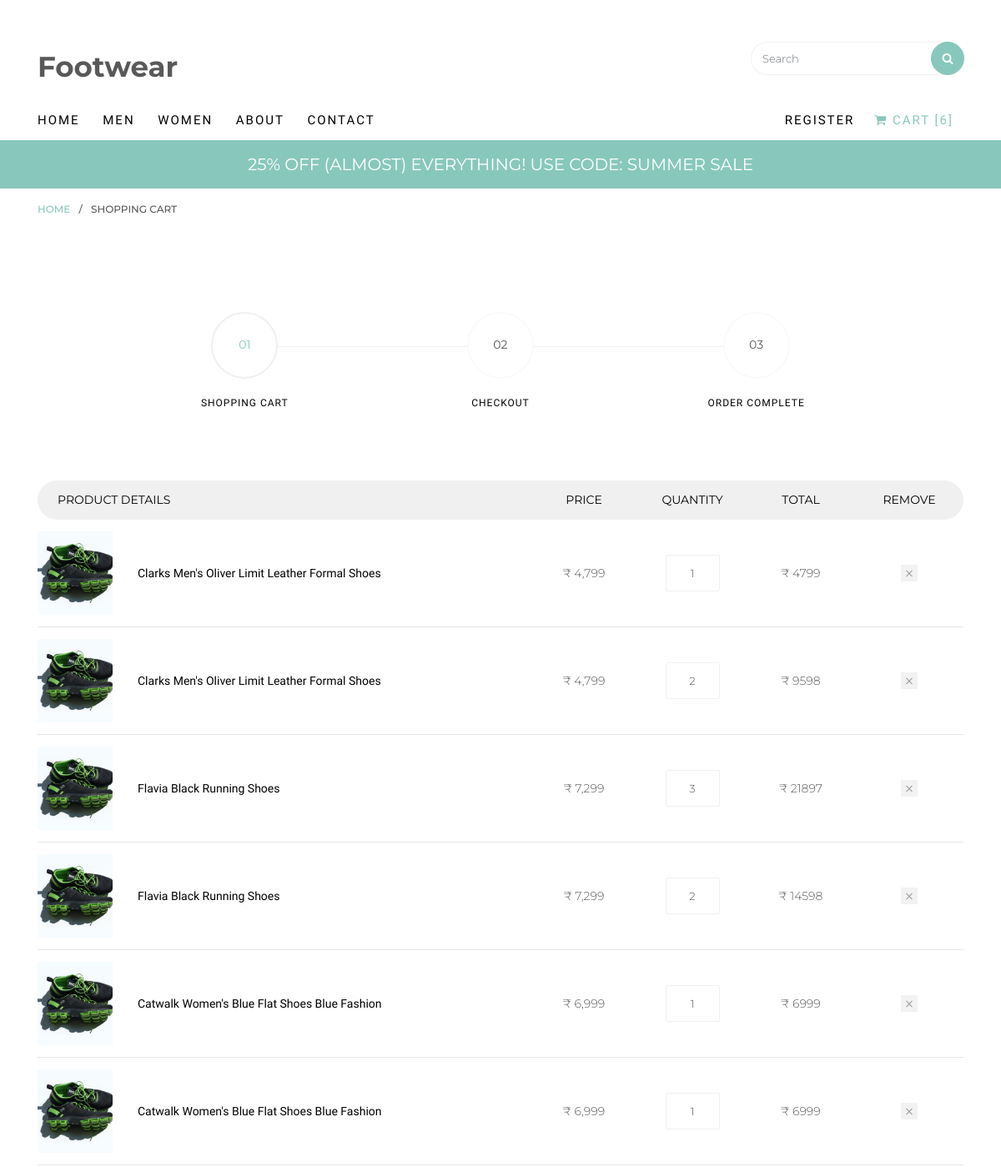
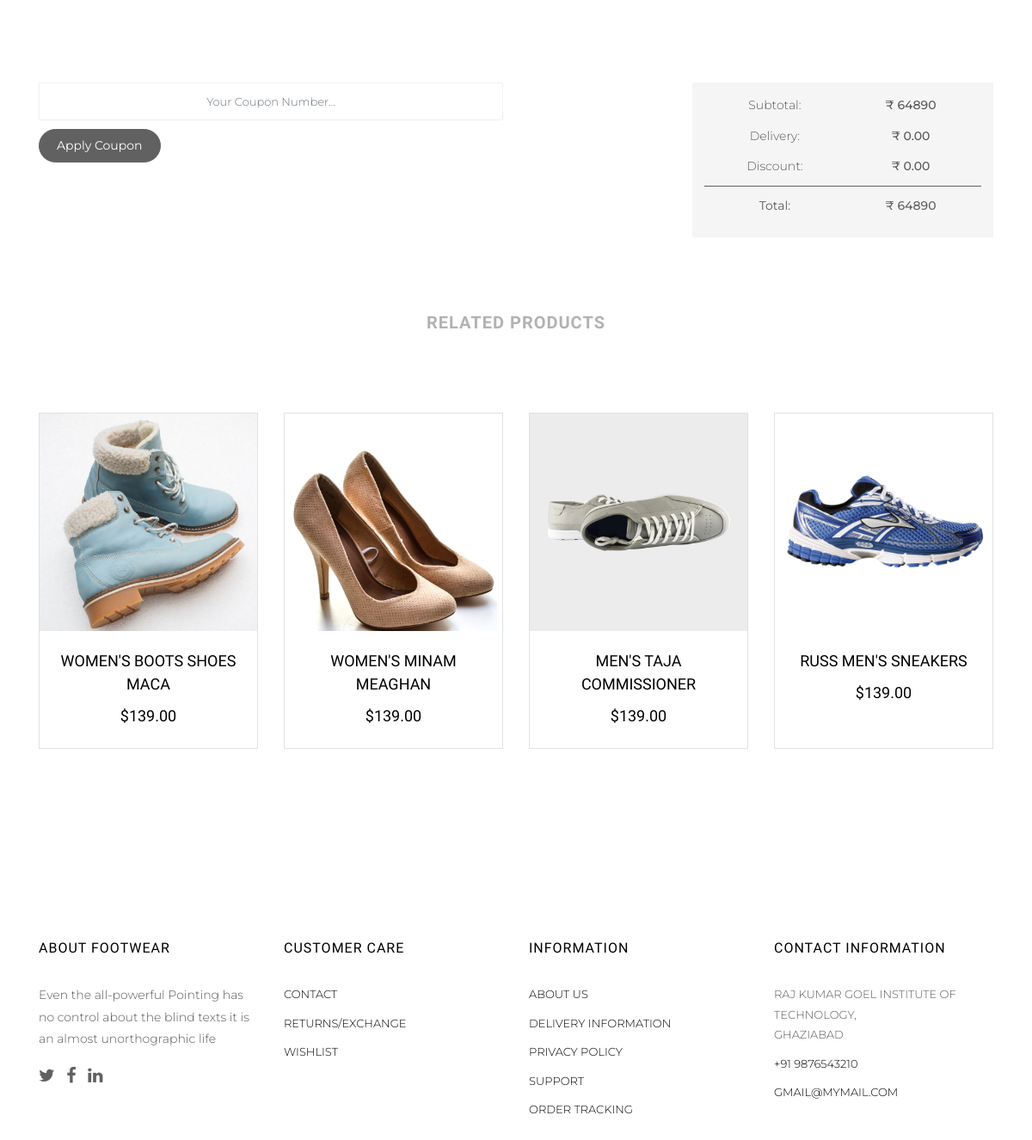
The page /cart on the database its author committed (2 pictures, top to bottom).
### products/models.py (models this page shows)
class Cart(models.Model):
    sno = models.AutoField(primary_key=True)
    product_sno = models.CharField(max_length=20)
    product_name = models.CharField(max_length=100)
    price = models.CharField(max_length=100)
    number = models.IntegerField(default=0)
    total_price = models.CharField(max_length=50)
    def __str__(self):
        return self.product_sno + ' ' + self.product_name

### products/views.py (the view)
# urls.py: path('cart', views.cart, name='cart'),
def cart(request):
    cart = Cart.objects.all()
    total_amount = 0
    print(cart)
    for i in cart:
        total_amount+= int(i.total_price)
    item = len(cart)
    return render(request, 'cart.html', {'item': cart, 'total_amount': total_amount, 'cart':item})

### templates/cart.html (shortened to what this page needs)
{% load static %}
<!DOCTYPE HTML>
<html>
<head>
<link rel="stylesheet" href="https://cdnjs.cloudflare.com/ajax/libs/font-awesome/4.7.0/css/font-awesome.min.css">
<link rel="stylesheet" href="{% static 'css/animate.css' %}">
<link rel="stylesheet" href="{% static 'css/icomoon.css' %}">
<link rel="stylesheet" href="{% static 'css/ionicons.min.css' %}">
<link rel="stylesheet" href="{% static 'css/bootstrap.min.css' %}">
<link rel="stylesheet" href="{% static 'css/magnific-popup.css' %}">
<link rel="stylesheet" href="{% static 'css/flexslider.css' %}">
<link rel="stylesheet" href="{% static 'css/owl.carousel.min.css' %}">
<link rel="stylesheet" href="{% static 'css/owl.theme.default.min.css' %}">
<link rel="stylesheet" href="{% static 'css/bootstrap-datepicker.css' %}">
<link rel="stylesheet" href="{% static 'fonts/flaticon/font/flaticon.css' %}">
<link rel="stylesheet" href="{% static 'css/style.css' %}">
</head>
<body>
<div id="page">
<nav class="colorlib-nav" role="navigation">
<div class="top-menu">
<div class="container">
<div class="row">
<div class="col-sm-7 col-md-9">
<div id="colorlib-logo"><a href="{% url 'index' %}">Footwear</a></div>
</div>
<div class="col-sm-5 col-md-3">
<form action="#" class="search-wrap">
<div class="form-group">
<input type="search" class="form-control search" placeholder="Search">
<button class="btn btn-primary submit-search text-center" type="submit"><i class="fa fa-search"></i></button>
</div>
</form>
</div>
</div>
<div class="row">
<div class="col-sm-12 text-left menu-1">
<ul>
<li><a href="{% url 'index' %}">Home</a></li>
<li><a href="{% url 'men' %}">Men</a></li>
<li><a href="{% url 'women' %}">Women</a></li>
<li><a href="{% url 'about' %}">About</a></li>
<li><a href="{% url 'contact' %}">Contact</a></li>
<li class="cart active"><a href="{% url 'cart' %}"><i class="fa fa-shopping-cart" aria-hidden="true"></i> Cart [{{ cart }}]</a></li>
    <li class="cart"><a href="{% url 'register' %}">Register</a></li>
</ul>
</div>
</div>
</div>
</div>
<div class="sale">
<div class="container">
<div class="row">
<div class="col-sm-8 offset-sm-2 text-center">
<div class="row">
<div class="owl-carousel2">
<div class="item">
<div class="col">
<h3><a href="#">25% off (Almost) Everything! Use Code: Summer Sale</a></h3>
</div>
</div>
</div>
</div>
</div>
</div>
</div>
</div>
</nav>
<div class="breadcrumbs">
<div class="container">
<div class="row">
<div class="col">
<p class="bread"><span><a href="{% url 'index' %}">Home</a></span> / <span>Shopping Cart</span></p>
</div>
</div>
</div>
</div>
<div class="colorlib-product">
<div class="container">
<div class="row row-pb-lg">
<div class="col-md-10 offset-md-1">
<div class="process-wrap">
<div class="process text-center active">
<p><span>01</span></p>
<h3>Shopping Cart</h3>
</div>
<div class="process text-center">
<p><span>02</span></p>
<h3>Checkout</h3>
</div>
<div class="process text-center">
<p><span>03</span></p>
<h3>Order Complete</h3>
</div>
</div>
</div>
</div>
<div class="row row-pb-lg">
<div class="col-md-12">
<div class="product-name d-flex">
<div class="one-forth text-left px-4">
<span>Product Details</span>
</div>
<div class="one-eight text-center">
<span>Price</span>
</div>
<div class="one-eight text-center">
<span>Quantity</span>
</div>
<div class="one-eight text-center">
<span>Total</span>
</div>
<div class="one-eight text-center px-4">
<span>Remove</span>
</div>
</div>
    {% for cart in item %}
<div class="product-cart d-flex">
<div class="one-forth">
<div class="product-img" style="background-image: url(images/item-6.jpg);">
</div>
<div class="display-tc">
<h3>{{ cart.product_name }}</h3>
</div>
</div>
<div class="one-eight text-center">
<div class="display-tc">
<span class="price">₹ {{ cart.price }}</span>
</div>
</div>
<div class="one-eight text-center">
<div class="display-tc">
<input type="text" id="quantity" name="quantity" class="form-control input-number text-center" value="{{ cart.number }}" min="1" max="100">
</div>
</div>
<div class="one-eight text-center">
<div class="display-tc">
<span class="price">₹ {{ cart.total_price }} </span>
</div>
</div>
<div class="one-eight text-center">
<div class="display-tc">
<a href="#" class="closed"></a>
</div>
</div>
</div>
    {% endfor %}
</div>
</div>
<div class="row row-pb-lg">
<div class="col-md-12">
<div class="total-wrap">
<div class="row">
<div class="col-sm-8">
<form action="#">
<div class="row form-group">
<div class="col-sm-9">
<input type="text" name="quantity" class="form-control input-number" placeholder="Your Coupon Number...">
</div>
<div class="col-sm-3">
<input type="submit" value="Apply Coupon" class="btn btn-primary">
</div>
</div>
</form>
</div>
<div class="col-sm-4 text-center">
<div class="total">
<div class="sub">
<p><span>Subtotal:</span> <span>₹ {{ total_amount }}</span></p>
<p><span>Delivery:</span> <span>₹ 0.00</span></p>
<p><span>Discount:</span> <span>₹ 0.00</span></p>
</div>
<div class="grand-total">
<p><span><strong>Total:</strong></span> <span>₹ {{ total_amount }}</span></p>
</div>
</div>
</div>
</div>
</div>
</div>
</div>
<div class="row">
<div class="col-sm-8 offset-sm-2 text-center colorlib-heading colorlib-heading-sm">
<h2>Related Products</h2>
</div>
</div>
<div class="row">
<div class="col-md-3 col-lg-3 mb-4 text-center">
<div class="product-entry border">
<a href="#" class="prod-img">
<img src="images/item-1.jpg" class="img-fluid" alt="Free html5 bootstrap 4 template">
</a>
<div class="desc">
<h2><a href="#">Women's Boots Shoes Maca</a></h2>
<span class="price">$139.00</span>
</div>
</div>
</div>
<div class="col-md-3 col-lg-3 mb-4 text-center">
<div class="product-entry border">
<a href="#" class="prod-img">
<img src="images/item-2.jpg" class="img-fluid" alt="Free html5 bootstrap 4 template">
</a>
<div class="desc">
<h2><a href="#">Women's Minam Meaghan</a></h2>
<span class="price">$139.00</span>
</div>
</div>
</div>
<div class="col-md-3 col-lg-3 mb-4 text-center">
<div class="product-entry border">
<a href="#" class="prod-img">
<img src="images/item-3.jpg" class="img-fluid" alt="Free html5 bootstrap 4 template">
</a>
<div class="desc">
<h2><a href="#">Men's Taja Commissioner</a></h2>
<span class="price">$139.00</span>
</div>
</div>
</div>
<div class="col-md-3 col-lg-3 mb-4 text-center">
<div class="product-entry border">
<a href="#" class="prod-img">
<img src="images/item-4.jpg" class="img-fluid" alt="Free html5 bootstrap 4 template">
</a>
<div class="desc">
<h2><a href="#">Russ Men's Sneakers</a></h2>
<span class="price">$139.00</span>
</div>
</div>
</div>
</div>
</div>
</div>
<footer id="colorlib-footer" role="contentinfo">
<div class="container">
<div class="row row-pb-md">
<div class="col footer-col colorlib-widget">
<h4>About Footwear</h4>
<p>Even the all-powerful Pointing has no control about the blind texts it is an almost unorthographic life</p>
<p>
<ul class="colorlib-social-icons">
<li><a href="#"><i class="fa fa-twitter"></i></a></li>
<li><a href="#"><i class="fa fa-facebook"></i></a></li>
<li><a href="#"><i class="fa fa-linkedin"></i></a></li>
</ul>
</p>
</div>
<div class="col footer-col colorlib-widget">
<h4>Customer Care</h4>
<p>
<ul class="colorlib-footer-links">
<li><a href="{% url 'contact'%}">Contact</a></li>
<li><a href="{% url 'checkout' %}">Returns/Exchange</a></li>
<li><a href="{% url 'add_to_wishlist' %}">Wishlist</a></li>
</ul>
</p>
</div>
<div class="col footer-col colorlib-widget">
<h4>Information</h4>
<p>
<ul class="colorlib-footer-links">
<li><a href="{% url 'about' %}">About us</a></li>
<li><a href="{% url 'checkout' %}">Delivery Information</a></li>
<li><a href="{% url 'about' %}">Privacy Policy</a></li>
<li><a href="{% url 'contact' %}">Support</a></li>
<li><a href="{% url 'order_complete' %}">Order Tracking</a></li>
</ul>
</p>
</div>
<div class="col footer-col">
<h4>Contact Information</h4>
<ul class="colorlib-footer-links">
<li>Raj Kumar Goel Institute Of technology, <br> Ghaziabad</li>
<li><a href="tel://9876543210">+91 9876543210</a></li>
<li><a href="/cdn-cgi/l/email-protection#d3babdb5bc93aabca6a1a0baa7b6fdb0bcbe"><span class="__cf_email__" data-cfemail="bad3d4dcd5fac3d5cfc8c9d3cedf94d9d5d7">gmail@mymail.com</span></a></li>
</ul>
</div>
</div>
</div>
</footer>
</div>
</body>
</html>

### rows shown on the page
Cart: product_name "Clarks Men's Oliver Limit Leather Formal Shoes", price "4,799", quantity "1", total_price "4799"
Cart: product_name "Clarks Men's Oliver Limit Leather Formal Shoes", price "4,799", quantity "2", total_price "9598"
Cart: product_name "Flavia Black Running Shoes", price "7,299", quantity "3", total_price "21897"
Cart: product_name "Flavia Black Running Shoes", price "7,299", quantity "2", total_price "14598"
Cart: product_name "Catwalk Women's Blue Flat Shoes Blue Fashion", price "6,999", quantity "1", total_price "6999"
Cart: product_name "Catwalk Women's Blue Flat Shoes Blue Fashion", price "6,999", quantity "1", total_price "6999"

### other values the page prints
{{ cart }} "6"
{{ total_amount }} "64890"
